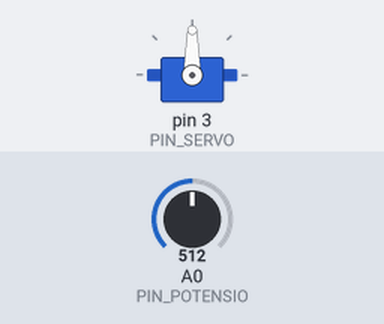
Recording of a sketch running on a simulated Arduino Uno, built with avr-gcc and run on an emulated ATmega328P. Shown: servo. The test bench sets the inputs (shaded band); at power-on: A0 (PIN_POTENSIO) = 512.

Above: at 1.2 s.
1.3 s: A0 (PIN_POTENSIO) set to 716
At 1.6 s:
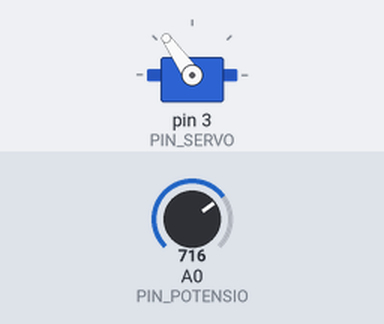
2.8 s: A0 (PIN_POTENSIO) set to 900
At 3.9 s:
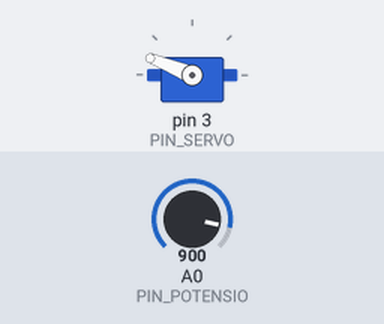
4.3 s: A0 (PIN_POTENSIO) set to 1023
At 5.1 s:
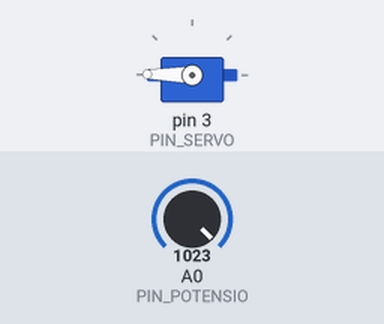
5.8 s: A0 (PIN_POTENSIO) set to 306
At 6.2 s:
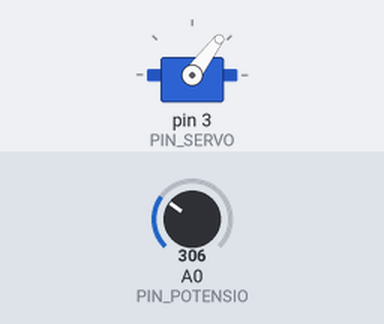
7.3 s: A0 (PIN_POTENSIO) set to 170
At 8.6 s:
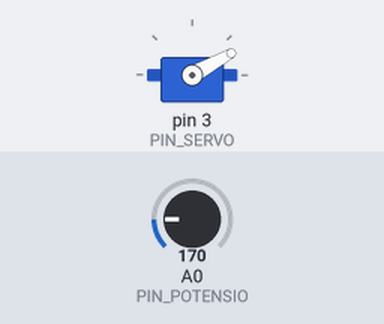
Timing chart, 0 to 9.8 s (numbered marks = the images above; inputs shaded):
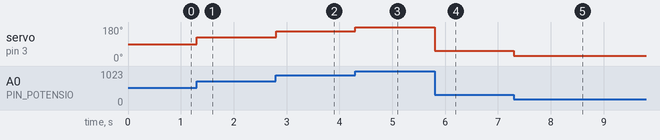

Measured:
- after the input at 1.3 s, servo on pin 3 (PIN_SERVO): 90° → 125° at once
- after the input at 2.8 s, servo on pin 3 (PIN_SERVO): 125° → 158° at once
- after the input at 4.3 s, servo on pin 3 (PIN_SERVO): 158° → 179° at once
- after the input at 5.8 s, servo on pin 3 (PIN_SERVO): 179° → 53° at once
- after the input at 7.3 s, servo on pin 3 (PIN_SERVO): 53° → 29° at once

The sketch:

servo_dengan_potensio.ino
```cpp
#include <Servo.h>

// pwm servo di pin 3
// output potensi di pin A0
const byte PIN_SERVO = 3;
const byte PIN_POTENSIO = A0;

// objeck untuk class servo
Servo myservo;

// sudut servo dan sudut maksimum
int posisi = 0;
int SERVO_MAX = 180;

void setup() {
    // siapkan servo
    myservo.attach(PIN_SERVO);
}

void loop() {
    // posisikan servo sesuai data potensio
    int data = analogRead(PIN_POTENSIO);
    // normalisasi data potensio sesuai sudut servo
    posisi = map( data, 0, 1024, 0, 180 );
    // kontrol servo
    myservo.write(posisi);
}
```
